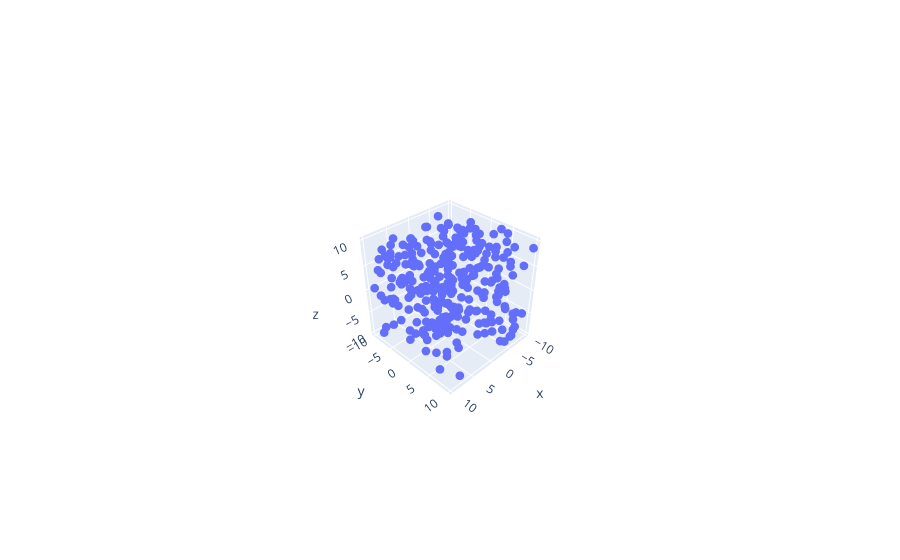

The notebook cell saved with this chart:
### Code cell
fig = go.Figure()
fig.add_trace(go.Scatter3d( x = df.X, y = df["Y"], z = df.Z , mode = "markers" , marker_size = 3))

### Figure 1 — Plotly figure (JSON) as saved in the notebook; plotly's stock layout.template omitted (floating-point values rounded to 4 significant figures; data arrays with more than 128 entries replaced by an {"elided": "..."} marker saying what was removed)
{"data": [{"marker": {"size": 3}, "mode": "markers", "type": "scatter3d", "x": {"elided": "300 float values"}, "y": {"elided": "300 float values"}, "z": {"elided": "300 float values"}}], "layout": {"autosize": true, "scene": {"aspectmode": "auto", "aspectratio": {"x": 0.9933, "y": 1.007, "z": 0.9996}, "camera": {"center": {"x": 0, "y": 0, "z": 0}, "eye": {"x": 2.234, "y": 2.234, "z": 2.234}, "projection": {"type": "perspective"}, "up": {"x": -0.02143, "y": 0.0219, "z": 0.9995}}}}}
